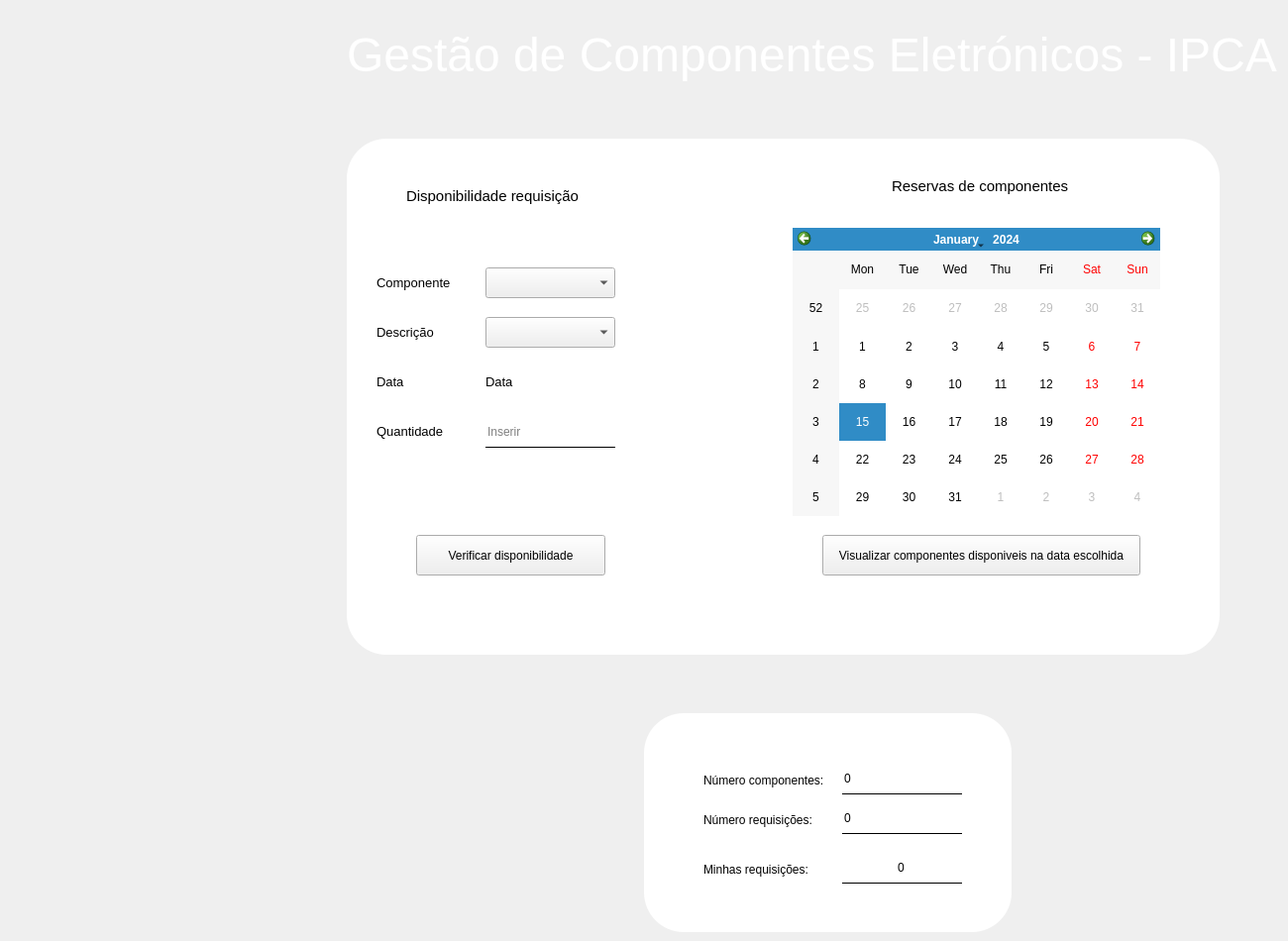
      <widget class="QWidget" name="sub_main">
       <property name="styleSheet">
        <string notr="true">*{
font family: century gothic;
}</string>
       </property>
       <widget class="QFrame" name="frame">
        <property name="geometry">
         <rect>
          <x>650</x>
          <y>720</y>
          <width>371</width>
          <height>221</height>
         </rect>
        </property>
        <property name="styleSheet">
         <string notr="true">
#frame
{background: white;
border-radius:40px;
}

#line_comp
{
background:transparent;
border:none;
color: black;
border-bottom: 1px solid black;
qproperty-alignment: AlignCenter;
}

#line_requisicao
{
background:transparent;
border:none;
color: black;
border-bottom: 1px solid black;
qproperty-alignment: AlignCenter;
}


#line_requisicao_utilizador
{
background:transparent;
border:none;
color: black;
border-bottom: 1px solid black;
qproperty-alignment: AlignCenter;
}


</string>
        </property>
        <property name="frameShape">
         <enum>QFrame::StyledPanel</enum>
        </property>
        <property name="frameShadow">
         <enum>QFrame::Raised</enum>
        </property>
        <widget class="QLabel" name="lb_requisicao">
         <property name="geometry">
          <rect>
           <x>60</x>
           <y>100</y>
           <width>131</width>
           <height>16</height>
          </rect>
         </property>
         <property name="text">
          <string>Número requisições:</string>
         </property>
        </widget>
        <widget class="QLineEdit" name="line_requisicao">
         <property name="enabled">
          <bool>false</bool>
         </property>
         <property name="geometry">
          <rect>
           <x>200</x>
           <y>90</y>
           <width>121</width>
           <height>32</height>
          </rect>
         </property>
         <property name="font">
          <font>
           <stylestrategy>PreferAntialias</stylestrategy>
          </font>
         </property>
         <property name="tabletTracking">
          <bool>false</bool>
         </property>
         <property name="focusPolicy">
          <enum>Qt::StrongFocus</enum>
         </property>
         <property name="inputMethodHints">
          <set>Qt::ImhNoAutoUppercase</set>
         </property>
         <property name="text">
          <string>0</string>
         </property>
         <property name="placeholderText">
          <string/>
         </property>
        </widget>
        <widget class="QLineEdit" name="line_comp">
         <property name="enabled">
          <bool>false</bool>
         </property>
         <property name="geometry">
          <rect>
           <x>200</x>
           <y>50</y>
           <width>121</width>
           <height>32</height>
          </rect>
         </property>
         <property name="font">
          <font>
           <stylestrategy>PreferAntialias</stylestrategy>
          </font>
         </property>
         <property name="tabletTracking">
          <bool>false</bool>
         </property>
         <property name="focusPolicy">
          <enum>Qt::StrongFocus</enum>
         </property>
         <property name="inputMethodHints">
          <set>Qt::ImhNoAutoUppercase</set>
         </property>
         <property name="text">
          <string>0</string>
         </property>
         <property name="placeholderText">
          <string/>
         </property>
        </widget>
        <widget class="QLabel" name="lb_comp">
         <property name="geometry">
          <rect>
           <x>60</x>
           <y>60</y>
           <width>141</width>
           <height>16</height>
          </rect>
         </property>
         <property name="text">
          <string>Número componentes:</string>
         </property>
        </widget>
        <widget class="QLabel" name="lb_requisicao_2">
         <property name="geometry">
          <rect>
           <x>60</x>
           <y>150</y>
           <width>131</width>
           <height>16</height>
          </rect>
         </property>
         <property name="text">
          <string>Minhas requisições:</string>
         </property>
        </widget>
        <widget class="QLineEdit" name="line_requisicao_utilizador">
         <property name="enabled">
          <bool>false</bool>
         </property>
         <property name="geometry">
          <rect>
           <x>200</x>
           <y>140</y>
           <width>121</width>
           <height>32</height>
          </rect>
         </property>
         <property name="font">
          <font>
           <stylestrategy>PreferAntialias</stylestrategy>
          </font>
         </property>
         <property name="tabletTracking">
          <bool>false</bool>
         </property>
         <property name="focusPolicy">
          <enum>Qt::StrongFocus</enum>
         </property>
         <property name="inputMethodHints">
          <set>Qt::ImhNoAutoUppercase</set>
         </property>
         <property name="text">
          <string>0</string>
         </property>
         <property name="alignment">
          <set>Qt::AlignCenter</set>
         </property>
         <property name="placeholderText">
          <string/>
         </property>
        </widget>
       </widget>
       <widget class="QFrame" name="frame_2">
        <property name="geometry">
         <rect>
          <x>350</x>
          <y>140</y>
          <width>881</width>
          <height>521</height>
         </rect>
        </property>
        <property name="styleSheet">
         <string notr="true">#frame_2
{background: white;
border-radius:40px;
}

#line_quantidade
{
background:transparent;
border:none;
color: black;
border-bottom: 1px solid black;
}

#line_quantidade
{
background:transparent;
border:none;
color: black;
border-bottom: 1px solid black;
}

#line_disponibilidade
{
background:transparent;
border:none;
color: black;
border-bottom: 00px solid black;
qproperty-alignment: AlignCenter;
}

#lb_dataprint
{
background:transparent;
border:none;
color: black;
border-bottom: 00px solid black;
qproperty-alignment: AlignCenter;
}

</string>
        </property>
        <property name="frameShape">
         <enum>QFrame::StyledPanel</enum>
        </property>
        <property name="frameShadow">
         <enum>QFrame::Raised</enum>
        </property>
        <widget class="QLabel" name="lb_componente">
         <property name="geometry">
          <rect>
           <x>30</x>
           <y>130</y>
           <width>91</width>
           <height>31</height>
          </rect>
         </property>
         <property name="font">
          <font>
           <pointsize>10</pointsize>
          </font>
         </property>
         <property name="text">
          <string>Componente</string>
         </property>
        </widget>
        <widget class="QLabel" name="lb_titulo">
         <property name="geometry">
          <rect>
           <x>60</x>
           <y>50</y>
           <width>181</width>
           <height>16</height>
          </rect>
         </property>
         <property name="font">
          <font>
           <pointsize>11</pointsize>
           <stylestrategy>PreferDefault</stylestrategy>
          </font>
         </property>
         <property name="text">
          <string>Disponibilidade requisição</string>
         </property>
        </widget>
        <widget class="QLabel" name="lb_data">
         <property name="geometry">
          <rect>
           <x>30</x>
           <y>230</y>
           <width>61</width>
           <height>31</height>
          </rect>
         </property>
         <property name="font">
          <font>
           <pointsize>10</pointsize>
          </font>
         </property>
         <property name="text">
          <string>Data</string>
         </property>
        </widget>
        <widget class="QLabel" name="lb_descricao">
         <property name="geometry">
          <rect>
           <x>30</x>
           <y>180</y>
           <width>81</width>
           <height>31</height>
          </rect>
         </property>
         <property name="font">
          <font>
           <pointsize>10</pointsize>
          </font>
         </property>
         <property name="text">
          <string>Descrição</string>
         </property>
        </widget>
        <widget class="QComboBox" name="comboBox_componente">
         <property name="geometry">
          <rect>
           <x>140</x>
           <y>130</y>
           <width>131</width>
           <height>31</height>
          </rect>
         </property>
        </widget>
        <widget class="QComboBox" name="comboBox_descricao">
         <property name="geometry">
          <rect>
           <x>140</x>
           <y>180</y>
           <width>131</width>
           <height>31</height>
          </rect>
         </property>
        </widget>
        <widget class="QLineEdit" name="line_quantidade">
         <property name="geometry">
          <rect>
           <x>140</x>
           <y>280</y>
           <width>131</width>
           <height>32</height>
          </rect>
         </property>
         <property name="font">
          <font>
           <stylestrategy>PreferAntialias</stylestrategy>
          </font>
         </property>
         <property name="tabletTracking">
          <bool>false</bool>
         </property>
         <property name="focusPolicy">
          <enum>Qt::StrongFocus</enum>
         </property>
         <property name="inputMethodHints">
          <set>Qt::ImhDigitsOnly|Qt::ImhNoAutoUppercase</set>
         </property>
         <property name="text">
          <string/>
         </property>
         <property name="placeholderText">
          <string>Inserir</string>
         </property>
        </widget>
        <widget class="QLabel" name="lb_quantidade">
         <property name="geometry">
          <rect>
           <x>30</x>
           <y>280</y>
           <width>91</width>
           <height>31</height>
          </rect>
         </property>
         <property name="font">
          <font>
           <pointsize>10</pointsize>
          </font>
         </property>
         <property name="text">
          <string>Quantidade</string>
         </property>
        </widget>
        <widget class="QPushButton" name="bt_disponibilidade">
         <property name="geometry">
          <rect>
           <x>70</x>
           <y>400</y>
           <width>191</width>
           <height>41</height>
          </rect>
         </property>
         <property name="text">
          <string>Verificar disponibilidade</string>
         </property>
        </widget>
        <widget class="QLabel" name="lb_disponibilidade">
         <property name="geometry">
          <rect>
           <x>100</x>
           <y>350</y>
           <width>151</width>
           <height>31</height>
          </rect>
         </property>
         <property name="font">
          <font>
           <pointsize>10</pointsize>
          </font>
         </property>
         <property name="text">
          <string/>
         </property>
        </widget>
        <widget class="QCalendarWidget" name="calendarWidget">
         <property name="geometry">
          <rect>
           <x>450</x>
           <y>90</y>
           <width>371</width>
           <height>291</height>
          </rect>
         </property>
        </widget>
        <widget class="QLabel" name="lb_dataprint">
         <property name="geometry">
          <rect>
           <x>140</x>
           <y>230</y>
           <width>131</width>
           <height>31</height>
          </rect>
         </property>
         <property name="font">
          <font>
           <pointsize>10</pointsize>
          </font>
         </property>
         <property name="text">
          <string>Data</string>
         </property>
        </widget>
        <widget class="QPushButton" name="bt_disponibilidade_2">
         <property name="geometry">
          <rect>
           <x>480</x>
           <y>400</y>
           <width>321</width>
           <height>41</height>
          </rect>
         </property>
         <property name="text">
          <string>Visualizar componentes disponiveis na data escolhida</string>
         </property>
        </widget>
        <widget class="QLabel" name="lb_titulo_2">
         <property name="geometry">
          <rect>
           <x>550</x>
           <y>40</y>
           <width>211</width>
           <height>16</height>
          </rect>
         </property>
         <property name="font">
          <font>
           <pointsize>11</pointsize>
           <stylestrategy>PreferDefault</stylestrategy>
          </font>
         </property>
         <property name="text">
          <string>Reservas de componentes</string>
         </property>
        </widget>
       </widget>
       <widget class="QLabel" name="lb_titulomain">
        <property name="geometry">
         <rect>
          <x>350</x>
          <y>0</y>
          <width>941</width>
          <height>111</height>
         </rect>
        </property>
        <property name="font">
         <font>
          <pointsize>36</pointsize>
         </font>
        </property>
        <property name="styleSheet">
         <string notr="true">#lb_titulomain
{
background:transparent;

color: white;
border-bottom: 0px solid black;
}</string>
        </property>
        <property name="text">
         <string>Gestão de Componentes Eletrónicos - IPCA</string>
        </property>
       </widget>
      </widget>
